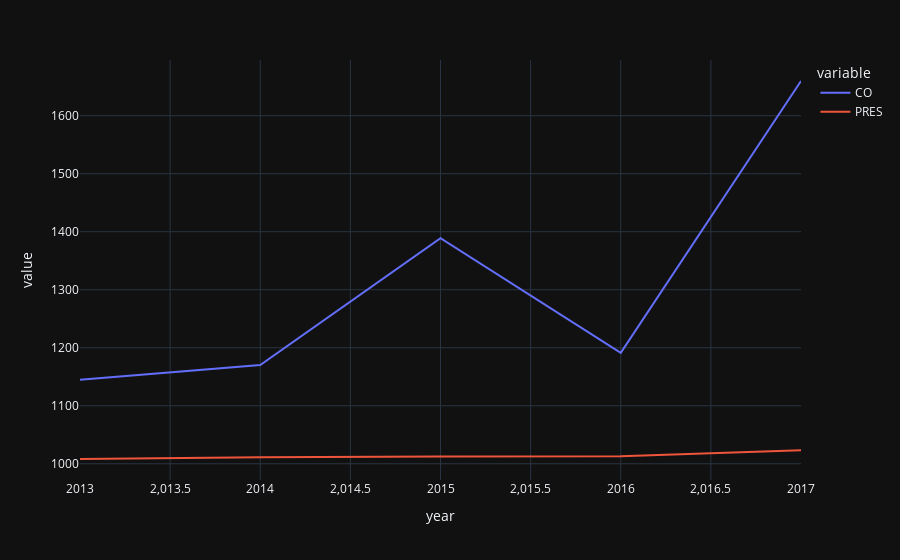

This figure's notebook cell:
### Code cell
df1_long2=pd.melt(df_1, id_vars=['year'], value_vars=["CO", "PRES"])
fig = px.line(df1_long2, x="year", y="value", color="variable")
fig

### Figure 1 — Plotly figure (JSON) as saved in the notebook; plotly's stock layout.template omitted (floating-point values rounded to 4 significant figures)
{"data": [{"hovertemplate": "variable=CO<br>year=%{x}<br>value=%{y}<extra></extra>", "legendgroup": "CO", "line": {"color": "#636efa", "dash": "solid"}, "marker": {"symbol": "circle"}, "mode": "lines", "name": "CO", "orientation": "v", "showlegend": true, "type": "scatter", "x": [2013, 2014, 2015, 2016, 2017], "xaxis": "x", "y": [1145.0, 1170.0, 1389.0, 1191.0, 1660.0], "yaxis": "y"}, {"hovertemplate": "variable=PRES<br>year=%{x}<br>value=%{y}<extra></extra>", "legendgroup": "PRES", "line": {"color": "#EF553B", "dash": "solid"}, "marker": {"symbol": "circle"}, "mode": "lines", "name": "PRES", "orientation": "v", "showlegend": true, "type": "scatter", "x": [2013, 2014, 2015, 2016, 2017], "xaxis": "x", "y": [1008.0, 1011.0, 1013.0, 1013.0, 1023.0], "yaxis": "y"}], "layout": {"legend": {"title": {"text": "variable"}, "tracegroupgap": 0}, "margin": {"t": 60}, "xaxis": {"anchor": "y", "domain": [0, 1], "title": {"text": "year"}}, "yaxis": {"anchor": "x", "domain": [0, 1], "title": {"text": "value"}}}}
